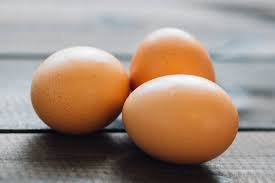
#> input picture Egg Detection/egg.jpg, 275 x 183 px
$ python Count.py   (older library calls are emulated)
#> lines starting #> are read from the running program, lines starting #| are printed output that depends on the picture
# Standard imports
import cv2
import numpy as np;

# Read image
im = cv2.imread("egg.jpg", cv2.IMREAD_GRAYSCALE)
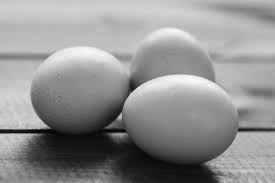
#> im: shape (183, 275); min 0, max 250, mean 145

# Setup SimpleBlobDetector parameters.
params = cv2.SimpleBlobDetector_Params()

#filter by color
params.filterByColor = True
params.blobColor = 255

# Filter by Convexity
params.filterByConvexity = True
params.minConvexity = 0.87

# Filter by Inertia
params.filterByInertia = True
params.minInertiaRatio = 0.08

# Create a detector with the parameters
ver = (cv2.__version__).split('.')
if int(ver[0]) < 3 :
   detector = cv2.SimpleBlobDetector(params)
else :
    detector = cv2.SimpleBlobDetector_create(params)

# Detect blobs.
keypoints = detector.detect(im)
#> keypoints = 1 keypoints; (x, y, size): (248, 158, 58)

# Draw detected blobs as red circles.
# cv2.DRAW_MATCHES_FLAGS_DRAW_RICH_KEYPOINTS ensures the size of the circle        corresponds to the size of blob
im_with_keypoints = cv2.drawKeypoints(im, keypoints, np.array([]),   (0,0,255),     cv2.DRAW_MATCHES_FLAGS_DRAW_RICH_KEYPOINTS)

# Show keypoints
cv2.imwrite("C:/opencvTests/blobSave.jpg",im_with_keypoints)
print("Total of objects")
print(len(keypoints))
#| 1

$ run again, with Egg Detection/Capture.JPG copied over Egg Detection/egg.jpg
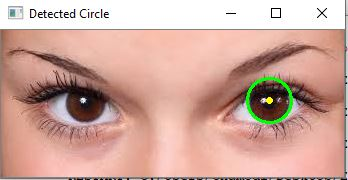
#> input picture Egg Detection/Capture.JPG, 348 x 180 px
#> `im = cv2.imread("egg.jpg", cv2.IMREAD_GRAYSCALE)`:
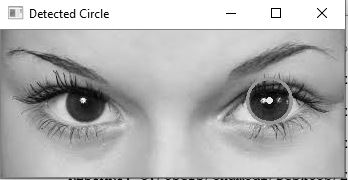
#> im: shape (180, 348); min 0, max 255, mean 178.9
#> keypoints = 4 keypoints; (x, y, size): (269, 100, 41.3), (33, 13, 9.3), (73, 14, 8.2), (276, 12, 7.6)
#| 4
